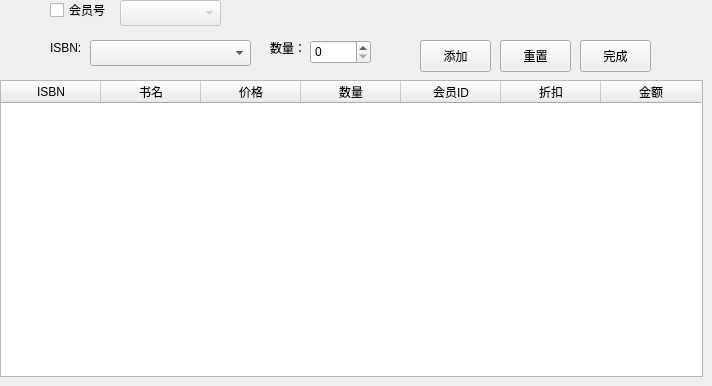
   <widget class="QWidget" name="tab">
    <attribute name="title">
     <string>图书销售</string>
    </attribute>
    <widget class="QLabel" name="label_21">
     <property name="geometry">
      <rect>
       <x>50</x>
       <y>40</y>
       <width>41</width>
       <height>16</height>
      </rect>
     </property>
     <property name="text">
      <string>ISBN:</string>
     </property>
    </widget>
    <widget class="QLabel" name="label_22">
     <property name="geometry">
      <rect>
       <x>270</x>
       <y>40</y>
       <width>41</width>
       <height>16</height>
      </rect>
     </property>
     <property name="text">
      <string>数量：</string>
     </property>
    </widget>
    <widget class="QPushButton" name="Reset">
     <property name="geometry">
      <rect>
       <x>500</x>
       <y>40</y>
       <width>71</width>
       <height>32</height>
      </rect>
     </property>
     <property name="text">
      <string>重置</string>
     </property>
    </widget>
    <widget class="QCheckBox" name="ckbvip">
     <property name="geometry">
      <rect>
       <x>50</x>
       <y>0</y>
       <width>61</width>
       <height>20</height>
      </rect>
     </property>
     <property name="text">
      <string>会员号</string>
     </property>
    </widget>
    <widget class="QPushButton" name="Add">
     <property name="geometry">
      <rect>
       <x>420</x>
       <y>40</y>
       <width>71</width>
       <height>32</height>
      </rect>
     </property>
     <property name="text">
      <string>添加</string>
     </property>
    </widget>
    <widget class="QComboBox" name="cbvip">
     <property name="enabled">
      <bool>false</bool>
     </property>
     <property name="geometry">
      <rect>
       <x>120</x>
       <y>0</y>
       <width>101</width>
       <height>26</height>
      </rect>
     </property>
     <property name="insertPolicy">
      <enum>QComboBox::InsertAtBottom</enum>
     </property>
    </widget>
    <widget class="QTableWidget" name="tableWidget">
     <property name="geometry">
      <rect>
       <x>0</x>
       <y>80</y>
       <width>703</width>
       <height>297</height>
      </rect>
     </property>
     <column>
      <property name="text">
       <string>ISBN</string>
      </property>
     </column>
     <column>
      <property name="text">
       <string>书名</string>
      </property>
     </column>
     <column>
      <property name="text">
       <string>价格</string>
      </property>
     </column>
     <column>
      <property name="text">
       <string>数量</string>
      </property>
     </column>
     <column>
      <property name="text">
       <string>会员ID</string>
      </property>
     </column>
     <column>
      <property name="text">
       <string>折扣</string>
      </property>
     </column>
     <column>
      <property name="text">
       <string>金额</string>
      </property>
     </column>
    </widget>
    <widget class="QComboBox" name="ISBN">
     <property name="geometry">
      <rect>
       <x>90</x>
       <y>40</y>
       <width>161</width>
       <height>26</height>
      </rect>
     </property>
    </widget>
    <widget class="QPushButton" name="Finish">
     <property name="geometry">
      <rect>
       <x>580</x>
       <y>40</y>
       <width>71</width>
       <height>32</height>
      </rect>
     </property>
     <property name="text">
      <string>完成</string>
     </property>
    </widget>
    <widget class="QSpinBox" name="Num">
     <property name="geometry">
      <rect>
       <x>310</x>
       <y>40</y>
       <width>61</width>
       <height>24</height>
      </rect>
     </property>
    </widget>
   </widget>
